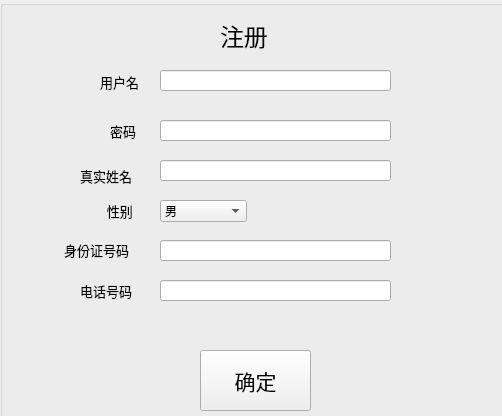
<?xml version="1.0" encoding="UTF-8"?>
<ui version="4.0">
 <class>REGI</class>
 <widget class="QWidget" name="REGI">
  <property name="geometry">
   <rect>
    <x>0</x>
    <y>0</y>
    <width>502</width>
    <height>416</height>
   </rect>
  </property>
  <property name="windowTitle">
   <string>注册</string>
  </property>
  <widget class="QGroupBox" name="groupBox">
   <property name="geometry">
    <rect>
     <x>0</x>
     <y>0</y>
     <width>571</width>
     <height>461</height>
    </rect>
   </property>
   <property name="title">
    <string/>
   </property>
   <widget class="QLabel" name="label">
    <property name="geometry">
     <rect>
      <x>220</x>
      <y>10</y>
      <width>101</width>
      <height>51</height>
     </rect>
    </property>
    <property name="font">
     <font>
      <family>微软雅黑</family>
      <pointsize>18</pointsize>
     </font>
    </property>
    <property name="text">
     <string>注册</string>
    </property>
   </widget>
   <widget class="QLabel" name="label_2">
    <property name="geometry">
     <rect>
      <x>100</x>
      <y>70</y>
      <width>51</width>
      <height>23</height>
     </rect>
    </property>
    <property name="font">
     <font>
      <family>微软雅黑</family>
      <pointsize>10</pointsize>
     </font>
    </property>
    <property name="text">
     <string>用户名</string>
    </property>
    <property name="buddy">
     <cstring>USN</cstring>
    </property>
   </widget>
   <widget class="QLabel" name="label_3">
    <property name="geometry">
     <rect>
      <x>110</x>
      <y>120</y>
      <width>41</width>
      <height>21</height>
     </rect>
    </property>
    <property name="font">
     <font>
      <family>微软雅黑</family>
      <pointsize>10</pointsize>
     </font>
    </property>
    <property name="text">
     <string>密码</string>
    </property>
    <property name="buddy">
     <cstring>PWD</cstring>
    </property>
   </widget>
   <widget class="QLabel" name="label_4">
    <property name="geometry">
     <rect>
      <x>80</x>
      <y>160</y>
      <width>81</width>
      <height>31</height>
     </rect>
    </property>
    <property name="font">
     <font>
      <family>微软雅黑</family>
      <pointsize>10</pointsize>
     </font>
    </property>
    <property name="text">
     <string>真实姓名</string>
    </property>
    <property name="buddy">
     <cstring>NM</cstring>
    </property>
   </widget>
   <widget class="QLabel" name="label_5">
    <property name="geometry">
     <rect>
      <x>100</x>
      <y>190</y>
      <width>71</width>
      <height>41</height>
     </rect>
    </property>
    <property name="font">
     <font>
      <family>微软雅黑</family>
      <pointsize>10</pointsize>
     </font>
    </property>
    <property name="text">
     <string>  性别</string>
    </property>
    <property name="buddy">
     <cstring>SEX</cstring>
    </property>
   </widget>
   <widget class="QLabel" name="label_6">
    <property name="geometry">
     <rect>
      <x>64</x>
      <y>240</y>
      <width>91</width>
      <height>20</height>
     </rect>
    </property>
    <property name="font">
     <font>
      <family>微软雅黑</family>
      <pointsize>10</pointsize>
     </font>
    </property>
    <property name="text">
     <string>身份证号码</string>
    </property>
    <property name="buddy">
     <cstring>ID</cstring>
    </property>
   </widget>
   <widget class="QLabel" name="label_7">
    <property name="geometry">
     <rect>
      <x>80</x>
      <y>270</y>
      <width>91</width>
      <height>41</height>
     </rect>
    </property>
    <property name="font">
     <font>
      <family>微软雅黑</family>
      <pointsize>10</pointsize>
     </font>
    </property>
    <property name="text">
     <string>电话号码</string>
    </property>
    <property name="buddy">
     <cstring>PHO</cstring>
    </property>
   </widget>
   <widget class="QLineEdit" name="USN">
    <property name="geometry">
     <rect>
      <x>160</x>
      <y>70</y>
      <width>231</width>
      <height>21</height>
     </rect>
    </property>
    <property name="echoMode">
     <enum>QLineEdit::Normal</enum>
    </property>
   </widget>
   <widget class="QLineEdit" name="PWD">
    <property name="geometry">
     <rect>
      <x>160</x>
      <y>120</y>
      <width>231</width>
      <height>21</height>
     </rect>
    </property>
    <property name="text">
     <string/>
    </property>
    <property name="echoMode">
     <enum>QLineEdit::PasswordEchoOnEdit</enum>
    </property>
   </widget>
   <widget class="QLineEdit" name="NM">
    <property name="geometry">
     <rect>
      <x>160</x>
      <y>160</y>
      <width>231</width>
      <height>21</height>
     </rect>
    </property>
   </widget>
   <widget class="QComboBox" name="SEX">
    <property name="geometry">
     <rect>
      <x>160</x>
      <y>200</y>
      <width>87</width>
      <height>22</height>
     </rect>
    </property>
    <item>
     <property name="text">
      <string>男</string>
     </property>
    </item>
    <item>
     <property name="text">
      <string>女</string>
     </property>
    </item>
   </widget>
   <widget class="QLineEdit" name="ID">
    <property name="geometry">
     <rect>
      <x>160</x>
      <y>240</y>
      <width>231</width>
      <height>21</height>
     </rect>
    </property>
   </widget>
   <widget class="QLineEdit" name="PHO">
    <property name="geometry">
     <rect>
      <x>160</x>
      <y>280</y>
      <width>231</width>
      <height>21</height>
     </rect>
    </property>
   </widget>
   <widget class="QPushButton" name="pushButton">
    <property name="geometry">
     <rect>
      <x>200</x>
      <y>350</y>
      <width>111</width>
      <height>61</height>
     </rect>
    </property>
    <property name="font">
     <font>
      <family>微软雅黑</family>
      <pointsize>16</pointsize>
     </font>
    </property>
    <property name="text">
     <string>确定</string>
    </property>
   </widget>
   <widget class="QLabel" name="label_8">
    <property name="geometry">
     <rect>
      <x>410</x>
      <y>70</y>
      <width>151</width>
      <height>21</height>
     </rect>
    </property>
    <property name="text">
     <string/>
    </property>
   </widget>
   <widget class="QLabel" name="label_9">
    <property name="geometry">
     <rect>
      <x>150</x>
      <y>310</y>
      <width>321</width>
      <height>31</height>
     </rect>
    </property>
    <property name="font">
     <font>
      <family>微软雅黑</family>
      <pointsize>11</pointsize>
     </font>
    </property>
    <property name="text">
     <string/>
    </property>
   </widget>
  </widget>
 </widget>
 <layoutdefault spacing="6" margin="11"/>
 <resources/>
 <connections/>
</ui>
